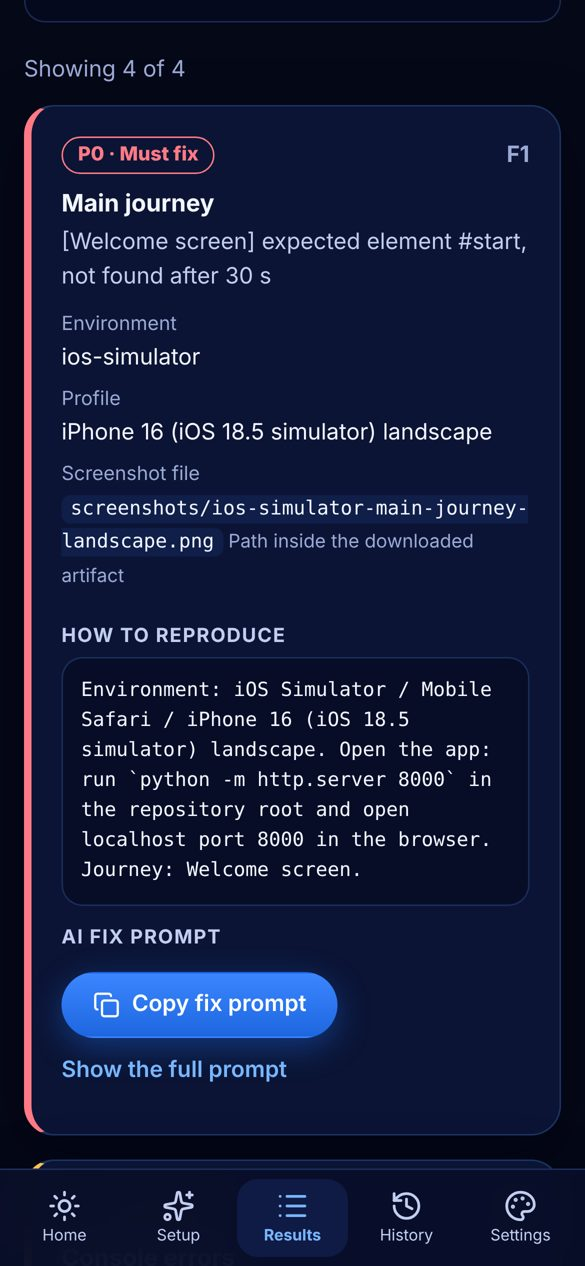
#> input picture guide/test-website-iphone-safari-without-mac/panel-failure.jpg, 585 x 1266 px
$ python -i run_sim.py   (imports and definitions only)
#> lines starting #> are read from the running program, lines starting #| are printed output that depends on the picture
#!/usr/bin/env python3
"""Gercek iOS Simulatoru + Mobile Safari. Iki yontem, hangisinin calistigi rapora yazilir:
  A) simctl openurl + simctl io screenshot: iki uygulamayi Mobile Safari'de acar, ekran goruntusu alir, bos ekran karari goruntuden verir.
  B) safaridriver (safari:useSimulator) + Selenium: yolculugu Mobile Safari'de surer, ayni yerlesim denetimlerini calistirir.
Cikis kodu: 0 (en az bir yontem calisti), 2 (ikisi de calismadi = altyapi hatasi)."""
import argparse, os, json, pathlib, re, subprocess, sys, time, traceback
sys.path.insert(0, str(pathlib.Path(__file__).resolve().parent.parent / "lib"))
from qa_common import *  # noqa
from generic_driver import run_generic

# [23 lines left out: functions sh, pick_device, not called in this run]

def blank_from_png(path):
    from PIL import Image
    im = Image.open(path).convert("RGB")
#> im is the input picture: PIL image 585x1266 RGB; mean R, G, B 20.8, 28.1, 58.6
    w, h = im.size
#> w = 585; h = 1266
    crop = im.crop((0, int(h * 0.18), w, int(h * 0.82)))
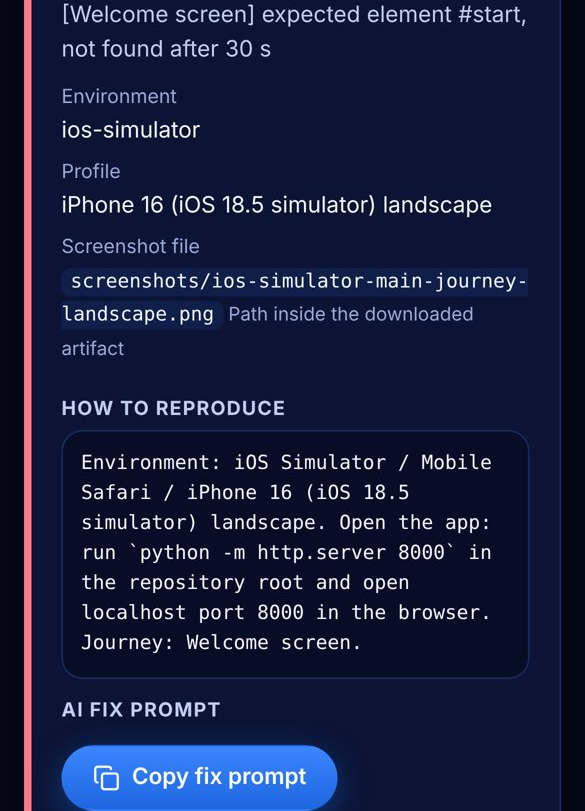
#> crop: PIL image 585x811 RGB; mean R, G, B 24.1, 32.2, 64.6
    crop.thumbnail((200, 400))
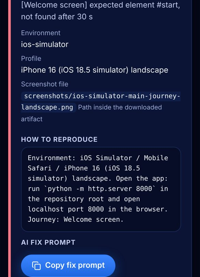
#> crop: PIL image 200x277 RGB; mean R, G, B 24.1, 32.2, 64.6
    cols = crop.quantize(colors=32).convert("RGB").getcolors(100000) or []
#> cols = 32 items
    total = sum(c for c, _ in cols) or 1
#> total = 55400
    top = max(c for c, _ in cols) / total
#> top = 0.374
    return (len(cols) < 6 or top > 0.97), len(cols), round(top, 2)

# [42 lines left out: functions diff_ratio, method_a, not called in this run]

class SeleniumDrv:
    def __init__(self, d): self.d = d
    def get(self, u): self.d.get(u)
    def reload(self): self.d.refresh()
    def js(self, fn, arg=None):
        if arg is None: return self.d.execute_script(f"return ({fn})()")
        return self.d.execute_script(f"return ({fn})(arguments[0])", arg)
    # [5 lines left out: function click, not called in this run]
    def shot(self, path): self.d.save_screenshot(path)
    def console_errors(self): return None

# [54 lines left out: functions method_b, main, not called in this run]

# [2 lines not run here, left out]

>>> result = blank_from_png('../../guide/test-website-iphone-safari-without-mac/panel-failure.jpg')
#> result = (False, 32, 0.37)

$ run again, on guide/test-website-iphone-safari-without-mac/panel-ship.jpg
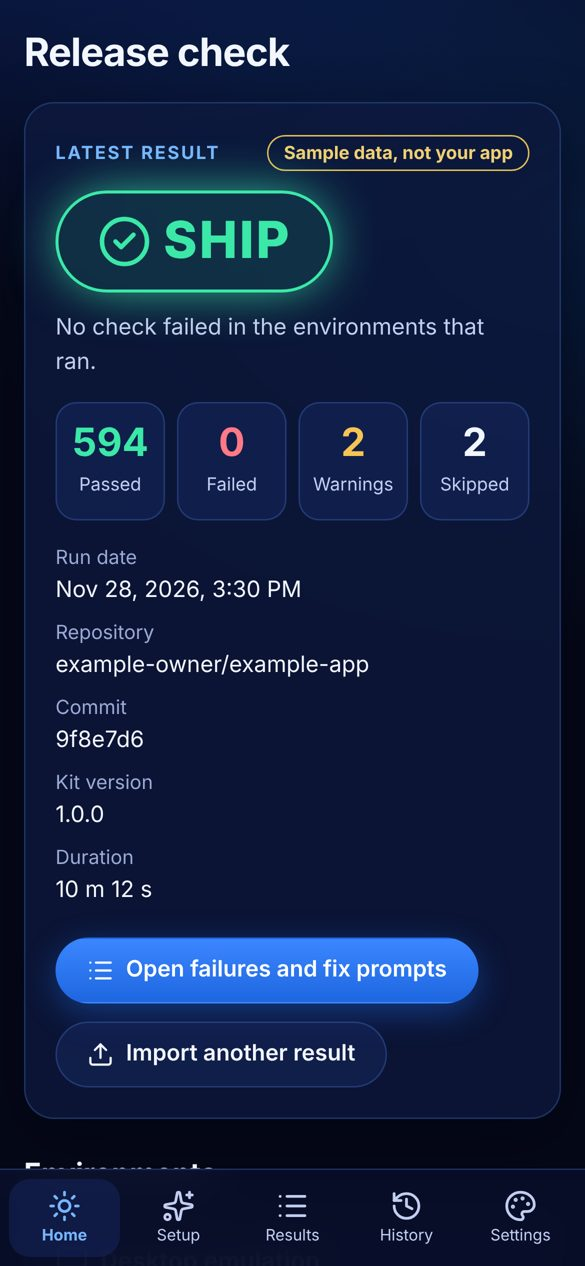
#> input picture guide/test-website-iphone-safari-without-mac/panel-ship.jpg, 585 x 1266 px
#> in blank_from_png, im is the input picture: PIL image 585x1266 RGB; mean R, G, B 18.7, 33.7, 67.3
#> in blank_from_png, `crop = im.crop((0, int(h * 0.18), w, int(h * 0.82)))`:
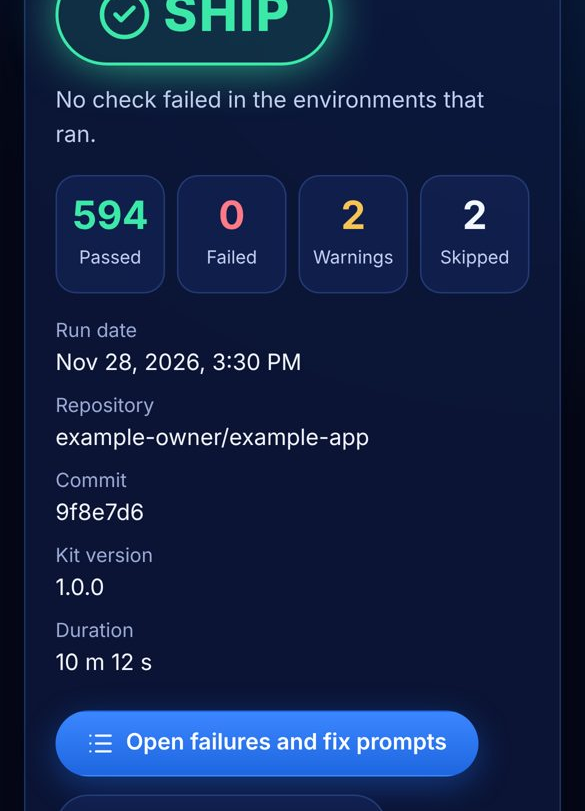
#> crop: PIL image 585x811 RGB; mean R, G, B 18.9, 35.3, 71.5
#> in blank_from_png, `crop.thumbnail((200, 400))`:
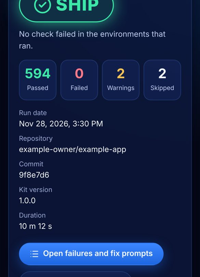
#> crop: PIL image 200x277 RGB; mean R, G, B 18.9, 35.3, 71.5
#> cols = 32 items
#> total = 55400
#> top = 0.306
#> result = (False, 32, 0.31)
